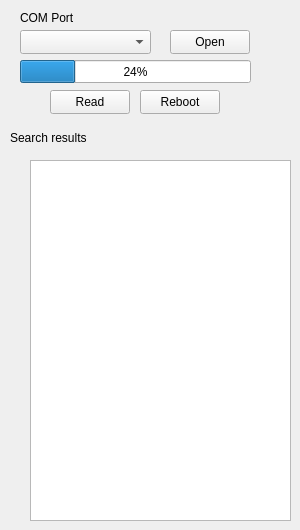
      <widget class="QWidget" name="tab_9">
       <attribute name="title">
        <string>SERIAL</string>
       </attribute>
       <widget class="QLabel" name="COMPORT_2">
        <property name="geometry">
         <rect>
          <x>20</x>
          <y>10</y>
          <width>91</width>
          <height>16</height>
         </rect>
        </property>
        <property name="text">
         <string>COM Port</string>
        </property>
       </widget>
       <widget class="QComboBox" name="ComboComPort">
        <property name="geometry">
         <rect>
          <x>20</x>
          <y>30</y>
          <width>131</width>
          <height>24</height>
         </rect>
        </property>
       </widget>
       <widget class="QPushButton" name="ButtonOpen_2">
        <property name="geometry">
         <rect>
          <x>170</x>
          <y>30</y>
          <width>80</width>
          <height>24</height>
         </rect>
        </property>
        <property name="text">
         <string>Open</string>
        </property>
       </widget>
       <widget class="QProgressBar" name="progressBar_2">
        <property name="geometry">
         <rect>
          <x>20</x>
          <y>60</y>
          <width>231</width>
          <height>23</height>
         </rect>
        </property>
        <property name="value">
         <number>24</number>
        </property>
       </widget>
       <widget class="QPushButton" name="ReadConfig">
        <property name="geometry">
         <rect>
          <x>50</x>
          <y>90</y>
          <width>80</width>
          <height>24</height>
         </rect>
        </property>
        <property name="text">
         <string>Read</string>
        </property>
       </widget>
       <widget class="QPushButton" name="SendReboot">
        <property name="geometry">
         <rect>
          <x>140</x>
          <y>90</y>
          <width>80</width>
          <height>24</height>
         </rect>
        </property>
        <property name="text">
         <string>Reboot</string>
        </property>
       </widget>
       <widget class="QLabel" name="label_7">
        <property name="geometry">
         <rect>
          <x>10</x>
          <y>130</y>
          <width>111</width>
          <height>16</height>
         </rect>
        </property>
        <property name="text">
         <string>Search results</string>
        </property>
       </widget>
       <widget class="QListWidget" name="listWidget_5">
        <property name="geometry">
         <rect>
          <x>30</x>
          <y>160</y>
          <width>261</width>
          <height>361</height>
         </rect>
        </property>
       </widget>
      </widget>
